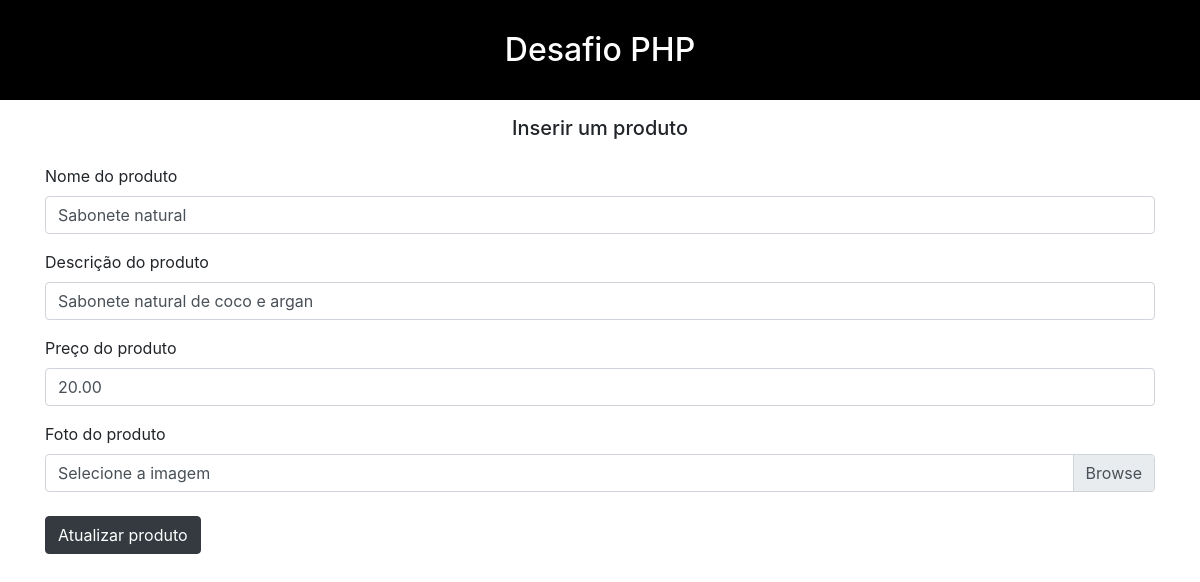
The app's page /editProduto.php?id=1 with its own data.
### tables this page shows
create table produtos (
	id int auto_increment primary key not null,
    nome varchar(50) not null,
    descricao varchar(500),
    preco decimal(7,2),
    foto varchar(50) not null
);

### editProduto.php (the view, shortened to what this page needs)
<?php
    include './includes/dbc.php';
    include './includes/header.php';
    $id = $_GET['id'];
    $query = $dbc->prepare("SELECT
                                id,
                                nome,
                                descricao,
                                preco,
                                foto
                            FROM
                                produtos
                            WHERE id = :id;");
    $query->execute([':id' => $id]);
    $produtos = $query->fetchAll(PDO::FETCH_ASSOC)[0];
?>
<!DOCTYPE html>
<html lang="en">
<head>
    <link rel="stylesheet" href="https://stackpath.bootstrapcdn.com/bootstrap/4.3.1/css/bootstrap.min.css">
</head>
<body>
    <div class="container">
        <h5 class="mb-4 text-center">Inserir um produto</h5>
        <form method="POST" enctype="multipart/form-data">
            <div class="form-group">
                <label for="nome">Nome do produto</label>
                <input name="nome" class="form-control" type="text" value="<?= $produtos['nome'] ?>">
            </div>
            <div class="form-group">
                <label for="descricao">Descrição do produto</label>
                <input name="descricao" class="form-control" value="<?=$produtos['descricao']?>"></input>
            </div>
            <div class="form-group">
                <label for="preco">Preço do produto</label>
                <input name="preco" class="form-control" type="number" step="0.01" min="0" value="<?=$produtos['preco']?>">
            </div>
            <label>Foto do produto</label>
            <div class="custom-file">
                <label class="custom-file-label" for="foto">Selecione a imagem</label>
            </div>
            <input type="submit" class="btn btn-dark mt-4 mb-4" value="Atualizar produto">
        </form>
    </div>
</body>
</html>

### assets/css/style.css (style rules this page uses)
* { box-sizing: border-box; }
body { margin: 0; padding: 0; }

### records on screen
produtos: nome "Sabonete natural", descricao "Sabonete natural de coco e argan", preco "20.00"
